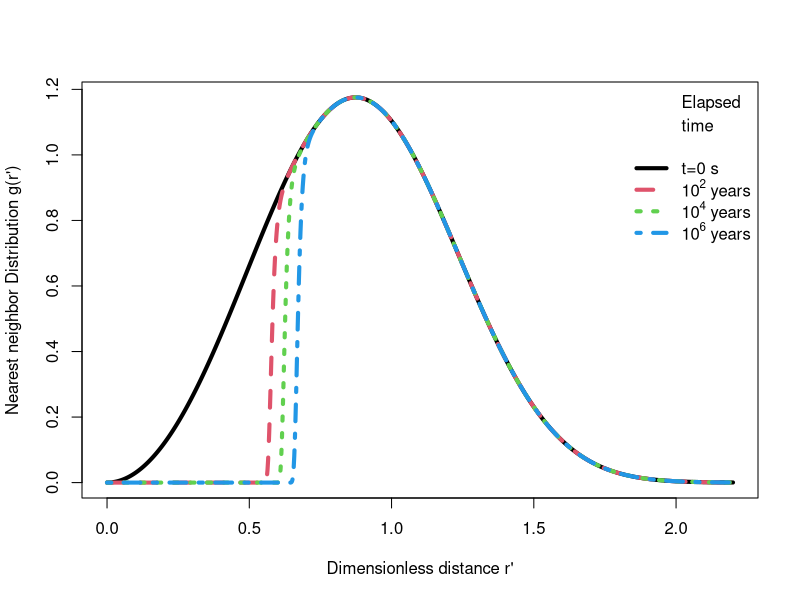

Generate this figure with R:
rm(list=ls())
s<-3e15                  # frequency factor
rho<-1e-6               # rho-prime values 0.005-0.02
rc<-0.0                 # for freshly irradiated samples, rc=0
times<-3.154e7*c(0,1e2,1e4,1e6)          # times in seconds
rprimes<-seq(from=rc,to=2.2,by=0.002)    # rprime=0-2.2

##### function to find distribution of distances ###
fingDistr<-function(tim){3*(rprimes**2.0)*exp(-(rprimes**3.0))*
    exp(-exp(-(rho**(-1/3))*rprimes)*s*tim)}
######

distribs<-sapply(times,fingDistr)
# Plots
cols=c(NA,NA,NA,1:4)
matplot(rprimes,distribs,xlab="Dimensionless distance r'",
        ylab="Nearest neighbor Distribution g(r')",type="l",lwd=4)
legend("topright",bty="n", lty=c(NA,NA,NA,1:4), lwd=4,
       col=cols,legend = c("Elapsed", "time"  ," ","t=0 s",
                           expression("10"^"2"*" years"),
                           expression("10"^"4"*" years"),expression("10"^"6"*" years")))